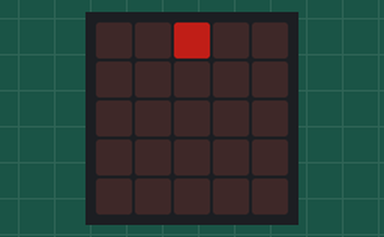
Bench run of a program on a simulated BBC micro:bit (MakeCode). Shown: the board's 5×5 LED display. Dim RGB values are drawn brighter than linear; random numbers come from a fixed seed.

Above: at 0.8 s.
At 5.0 s:
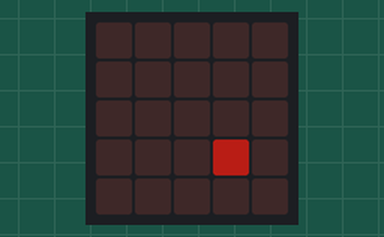
At 9.9 s:
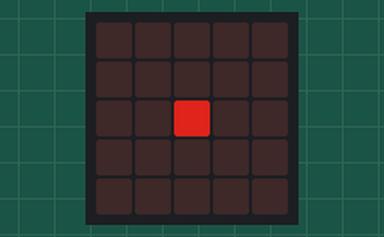
At 19.5 s:
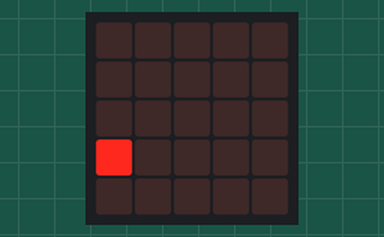
At 29.1 s:
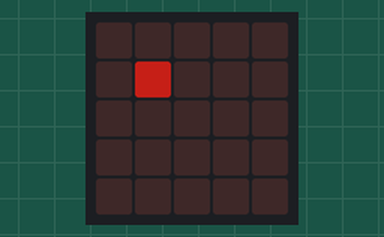
At 38.2 s:
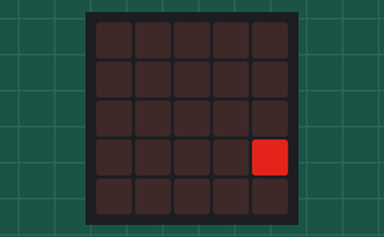

The program:

main.ts
```typescript
let buffer = 0
let x2 = 0
let x1 = 0
let ROW = 0
let COL = 0
let seznam: number[] = []
for (let pořadí = 0; pořadí <= 24; pořadí++) {
    seznam[pořadí] = pořadí
}
basic.forever(function () {
    for (let pořadí = 0; pořadí <= 24; pořadí++) {
        COL = seznam[pořadí] % 5
        ROW = seznam[pořadí] / 5
        for (let pořadí = 0; pořadí <= 255; pořadí++) {
            led.plotBrightness(COL, ROW, 255 - pořadí)
            control.waitMicros(1000)
        }
    }
    for (let pořadí = 0; pořadí <= 10; pořadí++) {
        x1 = randint(0, 24)
        while (x1 == x2) {
            x2 = randint(0, 24)
        }
        buffer = seznam[x1]
        seznam[x1] = seznam[x2]
        seznam[x2] = buffer
    }
})
```

test.ts
```typescript
// Tady jsou testy. Při použití tohoto balíčku jako rozšíření nebude zkompilováno.
```

Measured:
- what the display in image 1 shows lasts 0.7 s, from 4.9 s to 5.6 s
